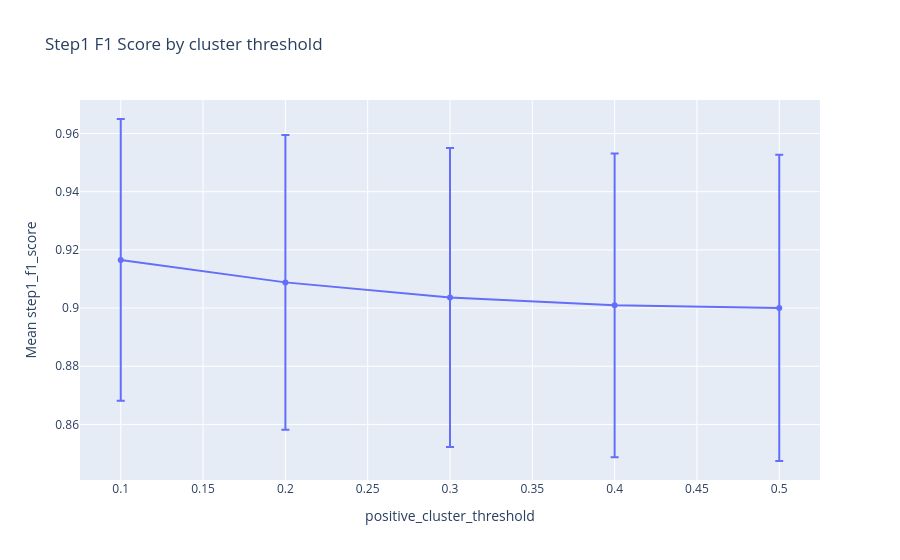

The notebook cell this image was saved under:
### Markdown cell above
### positive_cluster_threshold

### Code cell
grouped = cora[(cora['cluster_strategy'] == 'percentage') & (cora['status'] == 'success')].\
    groupby('positive_cluster_threshold')['step1_f1_score'].agg(['mean', 'std']).reset_index()

fig = px.line(
    grouped,
    x='positive_cluster_threshold',
    y='mean',
    error_y='std',
    markers=True,
    title='Step1 F1 Score by cluster threshold'
)

fig.update_layout(
    xaxis_title='positive_cluster_threshold',
    yaxis_title='Mean step1_f1_score'
)

fig.show()

### Figure 1 — Plotly figure (JSON) as saved in the notebook; plotly's stock layout.template omitted (floating-point values rounded to 4 significant figures)
{"data": [{"error_y": {"array": [0.04844, 0.0507, 0.05141, 0.05221, 0.05263]}, "hovertemplate": "positive_cluster_threshold=%{x}<br>mean=%{y}<extra></extra>", "legendgroup": "", "line": {"color": "#636efa", "dash": "solid"}, "marker": {"symbol": "circle"}, "mode": "lines+markers", "name": "", "orientation": "v", "showlegend": false, "type": "scatter", "x": [0.1, 0.2, 0.3, 0.4, 0.5], "xaxis": "x", "y": [0.9165, 0.9088, 0.9036, 0.9009, 0.9], "yaxis": "y"}], "layout": {"legend": {"tracegroupgap": 0}, "title": {"text": "Step1 F1 Score by cluster threshold"}, "xaxis": {"anchor": "y", "domain": [0, 1], "title": {"text": "positive_cluster_threshold"}}, "yaxis": {"anchor": "x", "domain": [0, 1], "title": {"text": "Mean step1_f1_score"}}}}
